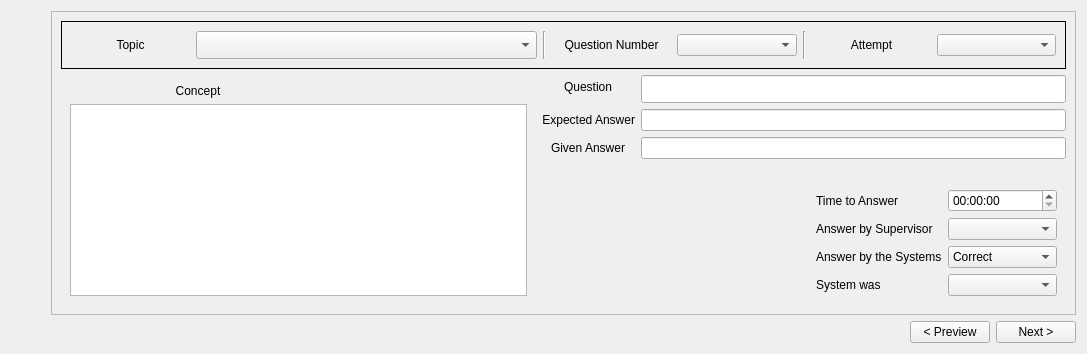
             <widget class="QWidget" name="tab_17">
              <attribute name="title">
               <string>Topics Validation</string>
              </attribute>
              <layout class="QGridLayout" name="gridLayout_60">
               <item row="1" column="3">
                <widget class="QPushButton" name="pushButton">
                 <property name="text">
                  <string>Next &gt;</string>
                 </property>
                </widget>
               </item>
               <item row="1" column="2">
                <widget class="QPushButton" name="pushButton_5">
                 <property name="text">
                  <string>&lt; Preview</string>
                 </property>
                </widget>
               </item>
               <item row="1" column="0">
                <spacer name="horizontalSpacer_29">
                 <property name="orientation">
                  <enum>Qt::Horizontal</enum>
                 </property>
                 <property name="sizeHint" stdset="0">
                  <size>
                   <width>40</width>
                   <height>20</height>
                  </size>
                 </property>
                </spacer>
               </item>
               <item row="1" column="1">
                <spacer name="horizontalSpacer_30">
                 <property name="orientation">
                  <enum>Qt::Horizontal</enum>
                 </property>
                 <property name="sizeHint" stdset="0">
                  <size>
                   <width>40</width>
                   <height>20</height>
                  </size>
                 </property>
                </spacer>
               </item>
               <item row="0" column="1" colspan="3">
                <widget class="QFrame" name="frame_75">
                 <property name="frameShape">
                  <enum>QFrame::StyledPanel</enum>
                 </property>
                 <property name="frameShadow">
                  <enum>QFrame::Raised</enum>
                 </property>
                 <layout class="QGridLayout" name="gridLayout_61">
                  <item row="0" column="0" colspan="3">
                   <widget class="QFrame" name="horizontalFrame">
                    <property name="frameShape">
                     <enum>QFrame::Panel</enum>
                    </property>
                    <layout class="QHBoxLayout" name="horizontalLayout_17">
                     <item>
                      <widget class="QLabel" name="label_165">
                       <property name="text">
                        <string>Topic</string>
                       </property>
                       <property name="alignment">
                        <set>Qt::AlignCenter</set>
                       </property>
                      </widget>
                     </item>
                     <item>
                      <widget class="QComboBox" name="eval_subject_comboBox">
                       <property name="minimumSize">
                        <size>
                         <width>341</width>
                         <height>28</height>
                        </size>
                       </property>
                       <property name="editable">
                        <bool>false</bool>
                       </property>
                      </widget>
                     </item>
                     <item>
                      <widget class="Line" name="line_16">
                       <property name="orientation">
                        <enum>Qt::Vertical</enum>
                       </property>
                      </widget>
                     </item>
                     <item>
                      <widget class="QLabel" name="label_182">
                       <property name="text">
                        <string>Question Number</string>
                       </property>
                       <property name="alignment">
                        <set>Qt::AlignCenter</set>
                       </property>
                      </widget>
                     </item>
                     <item>
                      <widget class="QComboBox" name="comboBox_4"/>
                     </item>
                     <item>
                      <widget class="Line" name="line_17">
                       <property name="orientation">
                        <enum>Qt::Vertical</enum>
                       </property>
                      </widget>
                     </item>
                     <item>
                      <widget class="QLabel" name="label_183">
                       <property name="text">
                        <string>Attempt</string>
                       </property>
                       <property name="alignment">
                        <set>Qt::AlignCenter</set>
                       </property>
                      </widget>
                     </item>
                     <item>
                      <widget class="QComboBox" name="comboBox_5"/>
                     </item>
                    </layout>
                   </widget>
                  </item>
                  <item row="1" column="0" rowspan="2">
                   <widget class="QFrame" name="verticalFrame">
                    <property name="minimumSize">
                     <size>
                      <width>258</width>
                      <height>218</height>
                     </size>
                    </property>
                    <layout class="QVBoxLayout" name="verticalLayout_15">
                     <item>
                      <widget class="QLabel" name="label_184">
                       <property name="maximumSize">
                        <size>
                         <width>256</width>
                         <height>18</height>
                        </size>
                       </property>
                       <property name="text">
                        <string>Concept</string>
                       </property>
                       <property name="alignment">
                        <set>Qt::AlignCenter</set>
                       </property>
                      </widget>
                     </item>
                     <item>
                      <widget class="QTextEdit" name="textEdit_2">
                       <property name="maximumSize">
                        <size>
                         <width>11111</width>
                         <height>11111</height>
                        </size>
                       </property>
                      </widget>
                     </item>
                    </layout>
                   </widget>
                  </item>
                  <item row="1" column="1" colspan="2">
                   <layout class="QFormLayout" name="formLayout_2">
                    <property name="fieldGrowthPolicy">
                     <enum>QFormLayout::AllNonFixedFieldsGrow</enum>
                    </property>
                    <property name="labelAlignment">
                     <set>Qt::AlignCenter</set>
                    </property>
                    <property name="formAlignment">
                     <set>Qt::AlignHCenter|Qt::AlignTop</set>
                    </property>
                    <item row="0" column="0">
                     <widget class="QLabel" name="label_185">
                      <property name="text">
                       <string>Question</string>
                      </property>
                      <property name="alignment">
                       <set>Qt::AlignRight|Qt::AlignTrailing|Qt::AlignVCenter</set>
                      </property>
                     </widget>
                    </item>
                    <item row="0" column="1">
                     <widget class="QLineEdit" name="lineEdit_4">
                      <property name="minimumSize">
                       <size>
                        <width>425</width>
                        <height>28</height>
                       </size>
                      </property>
                     </widget>
                    </item>
                    <item row="1" column="0">
                     <widget class="QLabel" name="label_186">
                      <property name="text">
                       <string>Expected Answer</string>
                      </property>
                      <property name="alignment">
                       <set>Qt::AlignRight|Qt::AlignTrailing|Qt::AlignVCenter</set>
                      </property>
                     </widget>
                    </item>
                    <item row="1" column="1">
                     <widget class="QLineEdit" name="lineEdit_5"/>
                    </item>
                    <item row="2" column="0">
                     <widget class="QLabel" name="label_187">
                      <property name="text">
                       <string>Given Answer</string>
                      </property>
                      <property name="alignment">
                       <set>Qt::AlignCenter</set>
                      </property>
                     </widget>
                    </item>
                    <item row="2" column="1">
                     <widget class="QLineEdit" name="lineEdit_6"/>
                    </item>
                   </layout>
                  </item>
                  <item row="2" column="1">
                   <widget class="QLabel" name="label_192">
                    <property name="text">
                     <string/>
                    </property>
                    <property name="pixmap">
                     <pixmap resource="imgs.qrc">:/imgs/no-image-icon-11.PNG</pixmap>
                    </property>
                    <property name="scaledContents">
                     <bool>true</bool>
                    </property>
                   </widget>
                  </item>
                  <item row="2" column="2">
                   <widget class="QWidget" name="widget_4" native="true">
                    <layout class="QGridLayout" name="gridLayout_8">
                     <item row="2" column="0">
                      <widget class="QLabel" name="label_188">
                       <property name="text">
                        <string>Answer by the Systems</string>
                       </property>
                      </widget>
                     </item>
                     <item row="2" column="1">
                      <widget class="QComboBox" name="comboBox_6">
                       <item>
                        <property name="text">
                         <string>Correct</string>
                        </property>
                        <property name="icon">
                         <iconset>
                          <selectedon>:/imgs/correct.jpg</selectedon>
                         </iconset>
                        </property>
                       </item>
                       <item>
                        <property name="text">
                         <string>Wrong</string>
                        </property>
                        <property name="icon">
                         <iconset>
                          <selectedon>:/imgs/wrong.png</selectedon>
                         </iconset>
                        </property>
                       </item>
                      </widget>
                     </item>
                     <item row="4" column="0">
                      <widget class="QLabel" name="label_190">
                       <property name="text">
                        <string>System was</string>
                       </property>
                      </widget>
                     </item>
                     <item row="4" column="1">
                      <widget class="QComboBox" name="comboBox_9">
                       <item>
                        <property name="text">
                         <string/>
                        </property>
                       </item>
                       <item>
                        <property name="text">
                         <string>Correct</string>
                        </property>
                        <property name="icon">
                         <iconset>
                          <selectedon>:/imgs/correct.jpg</selectedon>
                         </iconset>
                        </property>
                       </item>
                       <item>
                        <property name="text">
                         <string>Wrong</string>
                        </property>
                        <property name="icon">
                         <iconset>
                          <selectedon>:/imgs/wrong.png</selectedon>
                         </iconset>
                        </property>
                       </item>
                      </widget>
                     </item>
                     <item row="1" column="1">
                      <widget class="QComboBox" name="comboBox_7">
                       <item>
                        <property name="text">
                         <string/>
                        </property>
                       </item>
                       <item>
                        <property name="text">
                         <string>Correct</string>
                        </property>
                        <property name="icon">
                         <iconset>
                          <selectedon>:/imgs/correct.jpg</selectedon>
                         </iconset>
                        </property>
                       </item>
                       <item>
                        <property name="text">
                         <string>Wrong</string>
                        </property>
                        <property name="icon">
                         <iconset>
                          <selectedon>:/imgs/wrong.png</selectedon>
                         </iconset>
                        </property>
                       </item>
                      </widget>
                     </item>
                     <item row="1" column="0">
                      <widget class="QLabel" name="label_189">
                       <property name="text">
                        <string>Answer by Supervisor</string>
                       </property>
                      </widget>
                     </item>
                     <item row="0" column="0">
                      <widget class="QLabel" name="label_191">
                       <property name="text">
                        <string>Time to Answer</string>
                       </property>
                      </widget>
                     </item>
                     <item row="0" column="1">
                      <widget class="QTimeEdit" name="timeEdit"/>
                     </item>
                    </layout>
                   </widget>
                  </item>
                 </layout>
                </widget>
               </item>
              </layout>
             </widget>
